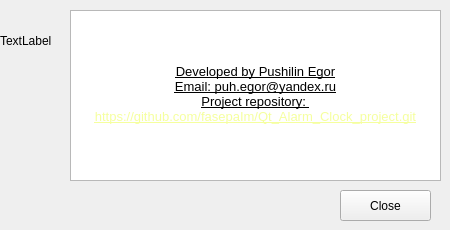
  <widget class="QWidget" name="centralwidget">
   <widget class="QTextBrowser" name="textBrowser">
    <property name="geometry">
     <rect>
      <x>70</x>
      <y>10</y>
      <width>371</width>
      <height>171</height>
     </rect>
    </property>
    <property name="styleSheet">
     <string notr="true"/>
    </property>
    <property name="html">
     <string>&lt;!DOCTYPE HTML PUBLIC &quot;-//W3C//DTD HTML 4.0//EN&quot; &quot;http://www.w3.org/TR/REC-html40/strict.dtd&quot;&gt;
&lt;html&gt;&lt;head&gt;&lt;meta name=&quot;qrichtext&quot; content=&quot;1&quot; /&gt;&lt;style type=&quot;text/css&quot;&gt;
p, li { white-space: pre-wrap; }
&lt;/style&gt;&lt;/head&gt;&lt;body style=&quot; font-family:'JetBrains Mono'; font-size:10pt; font-weight:400; font-style:normal;&quot;&gt;
&lt;p align=&quot;center&quot; style=&quot; margin-top:0px; margin-bottom:0px; margin-left:0px; margin-right:0px; -qt-block-indent:0; text-indent:0px;&quot;&gt;&lt;span style=&quot; font-size:12pt; color:#ffffff;&quot;&gt;Qt Alarm Clock&lt;/span&gt;&lt;/p&gt;
&lt;p align=&quot;center&quot; style=&quot; margin-top:0px; margin-bottom:0px; margin-left:0px; margin-right:0px; -qt-block-indent:0; text-indent:0px;&quot;&gt;&lt;span style=&quot; color:#ffffff;&quot;&gt;Qt Alarm Clock it is programm for creating reminds.&lt;/span&gt;&lt;/p&gt;
&lt;p align=&quot;center&quot; style=&quot;-qt-paragraph-type:empty; margin-top:0px; margin-bottom:0px; margin-left:0px; margin-right:0px; -qt-block-indent:0; text-indent:0px;&quot;&gt;&lt;br /&gt;&lt;/p&gt;
&lt;p align=&quot;center&quot; style=&quot; margin-top:0px; margin-bottom:0px; margin-left:0px; margin-right:0px; -qt-block-indent:0; text-indent:0px;&quot;&gt;&lt;span style=&quot; text-decoration: underline;&quot;&gt;Developed by Pushilin Egor&lt;/span&gt;&lt;/p&gt;
&lt;p align=&quot;center&quot; style=&quot; margin-top:0px; margin-bottom:0px; margin-left:0px; margin-right:0px; -qt-block-indent:0; text-indent:0px;&quot;&gt;&lt;span style=&quot; text-decoration: underline;&quot;&gt;Email: puh.egor@yandex.ru&lt;/span&gt;&lt;/p&gt;
&lt;p align=&quot;center&quot; style=&quot; margin-top:0px; margin-bottom:0px; margin-left:0px; margin-right:0px; -qt-block-indent:0; text-indent:0px;&quot;&gt;&lt;span style=&quot; text-decoration: underline;&quot;&gt;Project repository: &lt;/span&gt;&lt;/p&gt;
&lt;p align=&quot;center&quot; style=&quot; margin-top:0px; margin-bottom:0px; margin-left:0px; margin-right:0px; -qt-block-indent:0; text-indent:0px;&quot;&gt;&lt;span style=&quot; text-decoration: underline; color:#f5ff9e;&quot;&gt;https://github.com/fasepaIm/Qt_Alarm_Clock_project.git&lt;/span&gt;&lt;/p&gt;&lt;/body&gt;&lt;/html&gt;</string>
    </property>
   </widget>
   <widget class="QLabel" name="progect_logo">
    <property name="geometry">
     <rect>
      <x>0</x>
      <y>10</y>
      <width>81</width>
      <height>61</height>
     </rect>
    </property>
    <property name="text">
     <string>TextLabel</string>
    </property>
   </widget>
   <widget class="QPushButton" name="ok_button">
    <property name="geometry">
     <rect>
      <x>340</x>
      <y>190</y>
      <width>91</width>
      <height>31</height>
     </rect>
    </property>
    <property name="text">
     <string>Close</string>
    </property>
   </widget>
  </widget>
